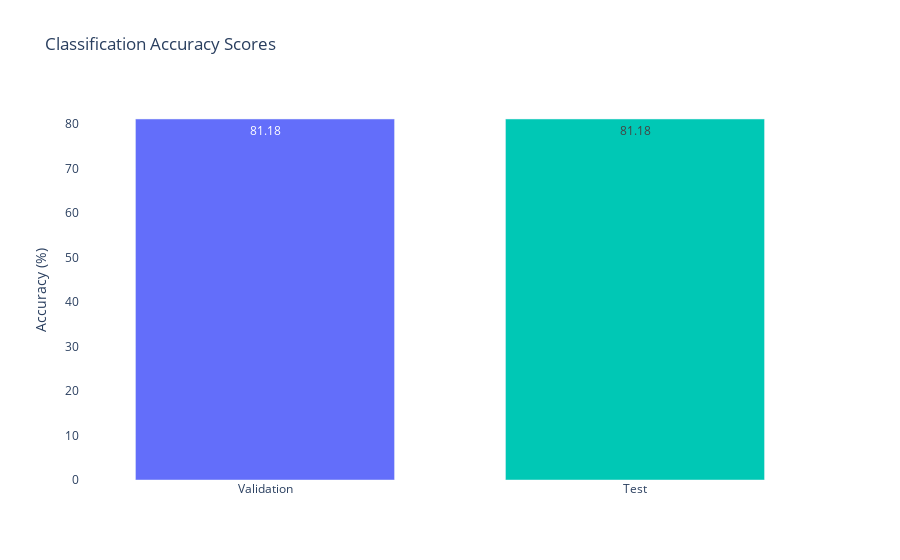
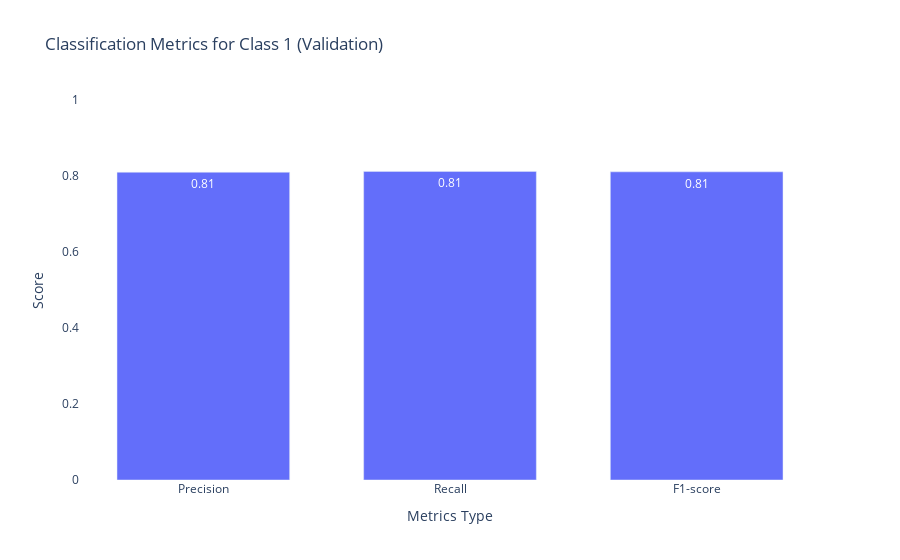

The notebook cell these images were saved under, in order:
### Code cell
# Print and plot validation metrics
validation_metrics = print_and_plot_classification_metrics_modern_edition("Validation", y_valid, y_pred_valid)
# Access individual metrics if needed
print(f"Validation Accuracy: {validation_metrics['accuracy']:.2f}")

### Figure 1 — Plotly figure (JSON) as saved in the notebook; plotly's stock layout.template omitted (floating-point values rounded to 4 significant figures)
{"data": [{"marker": {"color": ["#636efa", "#00c8b5"]}, "name": "Accuracy", "text": ["81.18", "81.18"], "textposition": "auto", "type": "bar", "x": ["Validation", "Test"], "y": [81.18, 81.18]}], "layout": {"bargap": 0.3, "paper_bgcolor": "rgba(0,0,0,0)", "plot_bgcolor": "rgba(0,0,0,0)", "title": {"text": "Classification Accuracy Scores"}, "yaxis": {"title": {"text": "Accuracy (%)"}}}}

### Figure 2 — Plotly figure (JSON) as saved in the notebook; plotly's stock layout.template omitted (floating-point values rounded to 4 significant figures)
{"data": [{"marker": {"color": "#636efa"}, "name": "Validation", "text": ["0.81", "0.81", "0.81"], "textposition": "auto", "type": "bar", "x": ["Precision", "Recall", "F1-score"], "y": [0.8099, 0.8121, 0.811]}], "layout": {"bargap": 0.3, "paper_bgcolor": "rgba(0,0,0,0)", "plot_bgcolor": "rgba(0,0,0,0)", "title": {"text": "Classification Metrics for Class 1 (Validation)"}, "xaxis": {"title": {"text": "Metrics Type"}}, "yaxis": {"range": [0, 1], "title": {"text": "Score"}}}}
